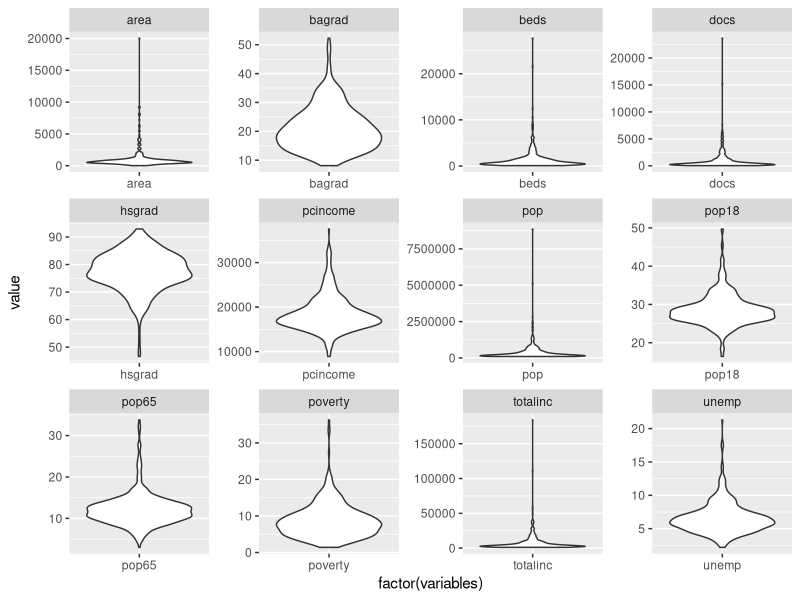
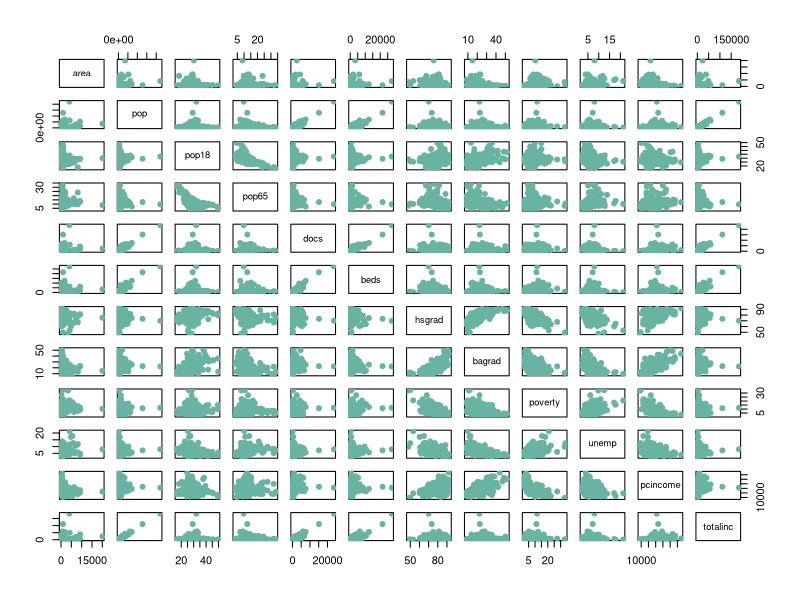
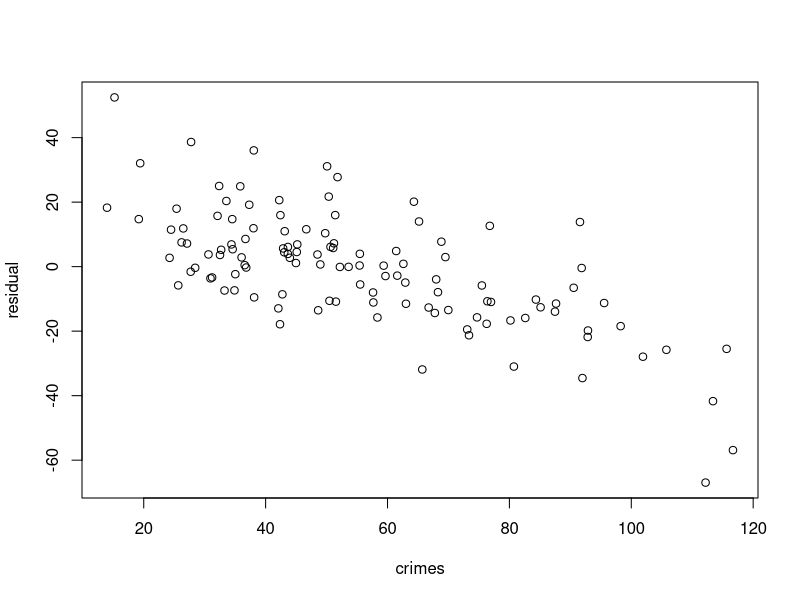
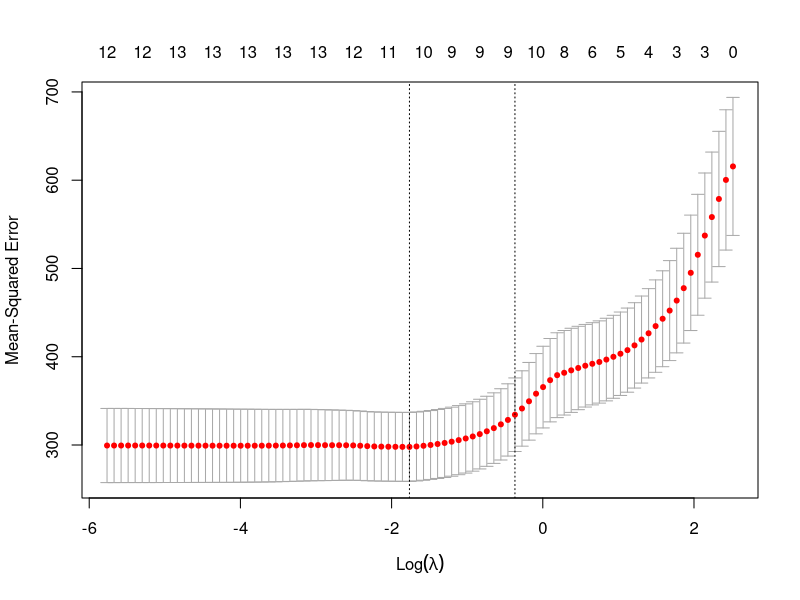
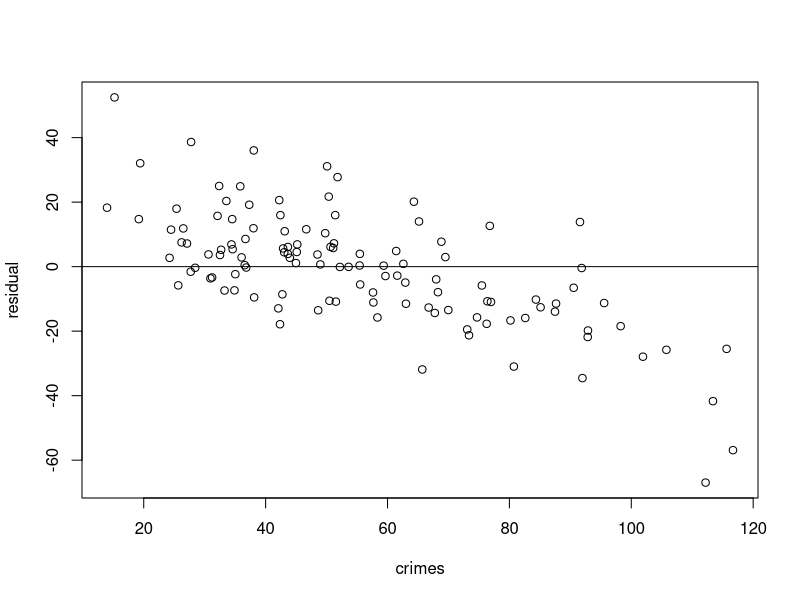
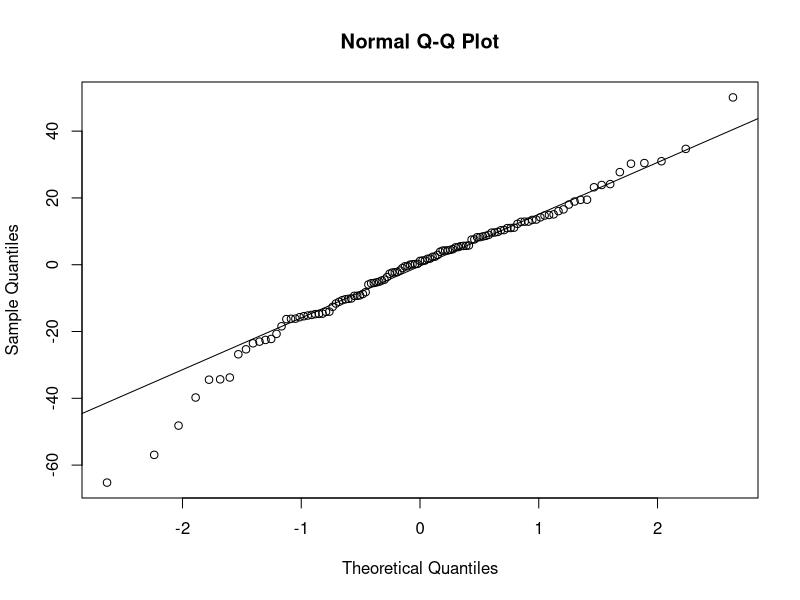
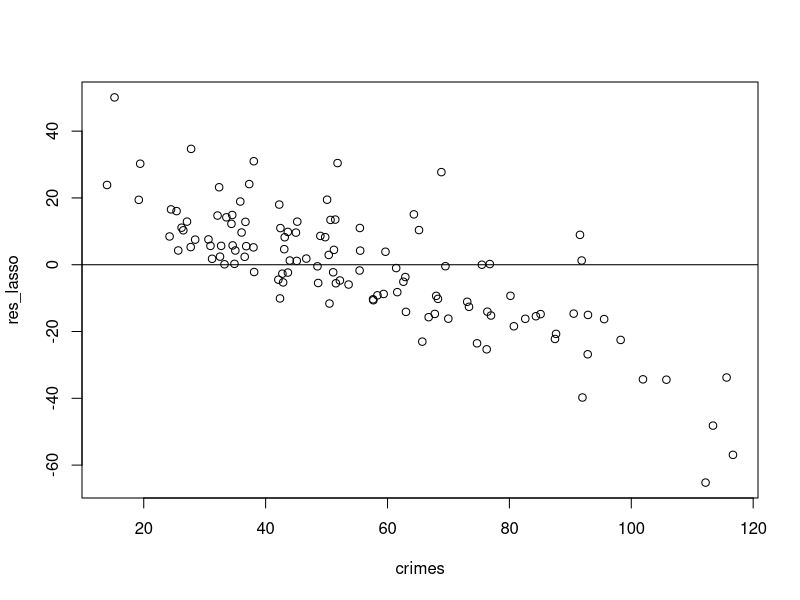
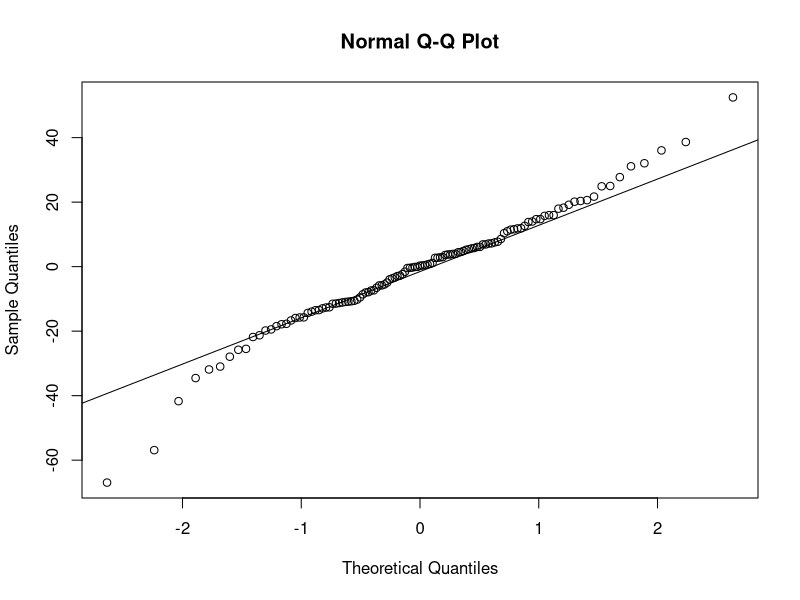

Reproduce these figures in R, in order.
## ---- chunk 1
knitr::opts_chunk$set(echo = TRUE)
library(tidyverse)
library(data.table)
library(glmnet)
library(knitr)
## ---- chunk 2
cid_dt = read_csv('cdi.csv')
cid_dt = cid_dt %>% mutate(region = factor(region),
                           crimes = crimes/pop * 1000)
cid_dt %>% select(-c(id,cty,state,crimes,region)) %>%
    pivot_longer(cols = everything(), names_to = "variables", values_to = "value") %>%
    ggplot(aes(factor(variables), value)) +geom_violin() + facet_wrap(~variables, scale="free")
## ---- chunk 3
# x = "area"
# cid_dt = as.data.table(cid_dt)
# for (x in colnames(cid_dt %>% select(-c(id,cty,state,crimes,region)))){
#   print(x)
#   cid_dt = cid_dt[!(cid_dt[[x]] %in% boxplot.stats(cid_dt[[x]])$out)]
# }
# cid_dt = as_tibble(cid_dt)
# cid_dt %>% select(-c(id,cty,state,crimes,region)) %>%
#   pivot_longer(cols = everything(), names_to = "variables", values_to = "value") %>%
#   ggplot(aes(factor(variables), value)) +geom_boxplot() + facet_wrap(~variables, scale="free")
## ---- chunk 4
set.seed(8130)
validation_dt = cid_dt %>% sample_frac(0.1)
tt_dt = cid_dt %>% filter(!(id %in% validation_dt$id))

tt_dt %>% select(-c(id,cty,state,crimes,region)) %>% as.data.frame %>% plot(pch=20 , cex=1.5 , col="#69b3a2")

set.seed(8130)
train_dt = tt_dt %>% sample_frac(0.7)
test_dt = tt_dt %>% filter(!(id %in% train_dt$id))

t_select = train_dt %>% select(-c(id,cty,state,pop,totalinc,docs))
intercept_only <-  lm(crimes ~ 1, data = t_select)

#define model with all predictors
all <- lm(crimes ~ ., data = t_select)

#perform forward stepwise regression
forward <- step(intercept_only, direction='forward', scope=formula(all), trace=0)
forward$anova
forward$coefficients
test_dt$pred_crime = predict(all, test_dt)
test_dt$residual = test_dt$pred_crime -test_dt$crimes
test_dt %>% plot(residual ~ crimes, data =.)
mean(test_dt$residual^2)
car::vif(all)
## ---- chunk 5
y = train_dt %>% select(crimes) %>% data.matrix()
x = train_dt %>% select(-c(crimes,id,cty,state)) %>% data.matrix()
set.seed(1)
cv_model <- cv.glmnet(x, y, alpha = 1)
plot(cv_model)
lambda_se = cv_model$lambda.1se
best_model <- glmnet(x, y, alpha = 1, lambda = lambda_se)
c =  coef(best_model)
print(c)
inds<-which(c!=0)
variables<-row.names(c)[inds][-1]
f = paste("bwt ~ ",paste(variables, collapse = " + "),sep = "")
cat(f)
## ---- chunk 6
new = test_dt %>% select(-c(crimes,id,cty,state,pred_crime,residual)) %>% data.matrix()
test_dt_lasso = test_dt
test_dt_lasso$pred_lasso = predict(best_model, s = lambda_se, newx = new)
test_dt_lasso$res_lasso = test_dt_lasso$pred_lasso -test_dt_lasso$crimes
test_dt_lasso %>% plot(residual ~ crimes, data =.)
abline(0,0)
mean(test_dt_lasso$residual^2)
qqnorm(test_dt_lasso$res_lasso)
qqline(test_dt_lasso$res_lasso) 
test_dt_lasso %>% plot(res_lasso ~ crimes, data =.)
mean(test_dt_lasso$res_lasso^2)
abline(0,0)
qqnorm(test_dt_lasso$residual)
qqline(test_dt_lasso$residual) 
